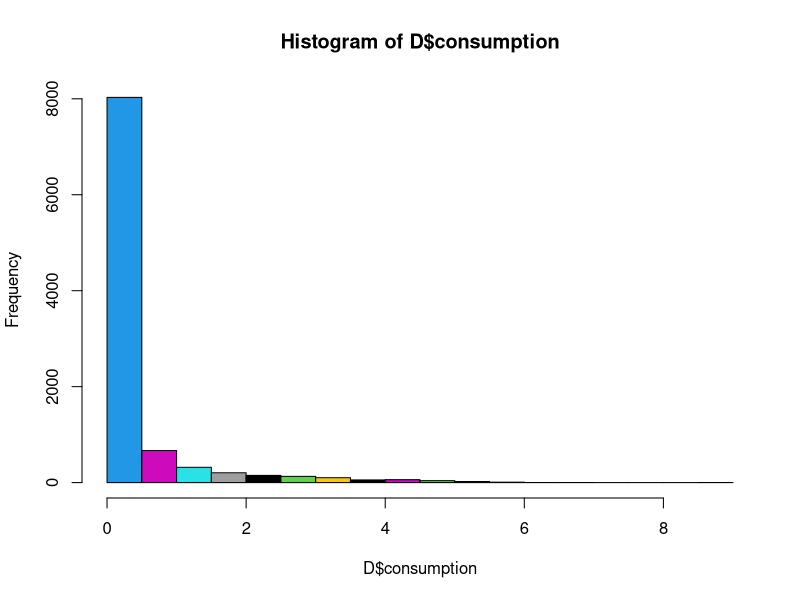
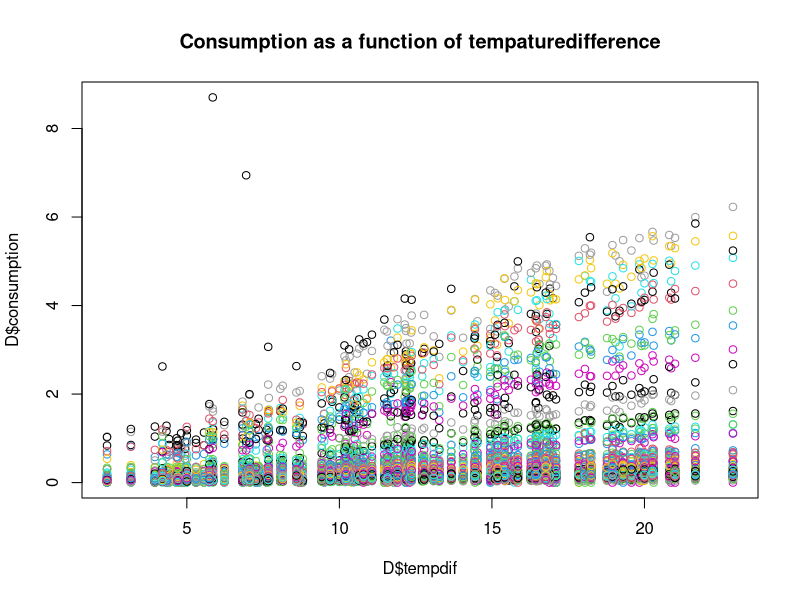
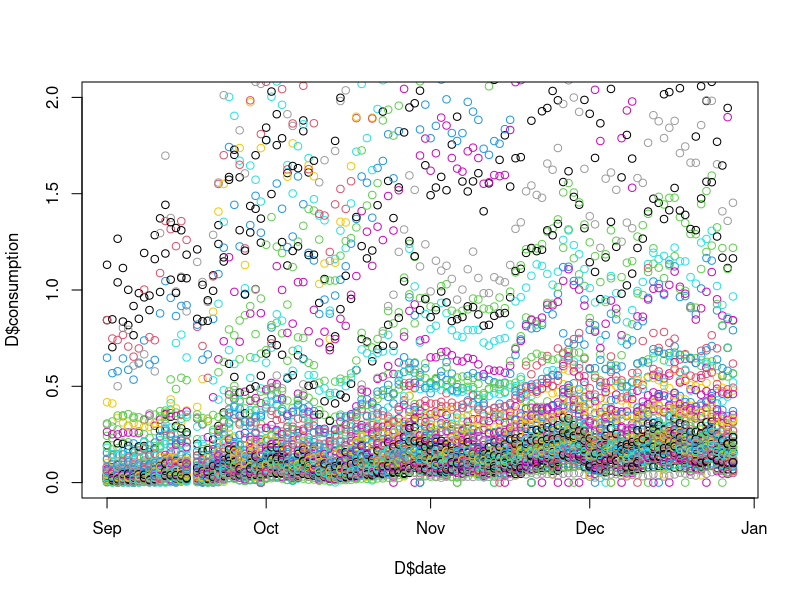
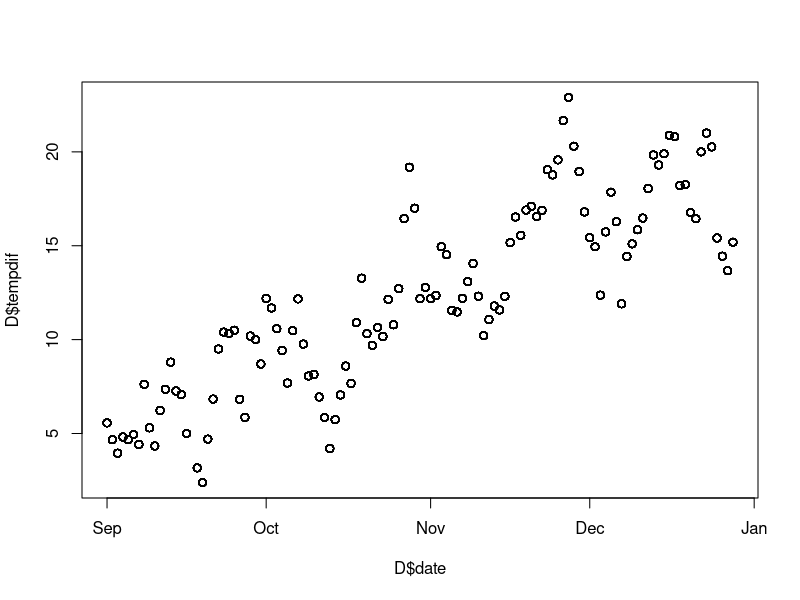
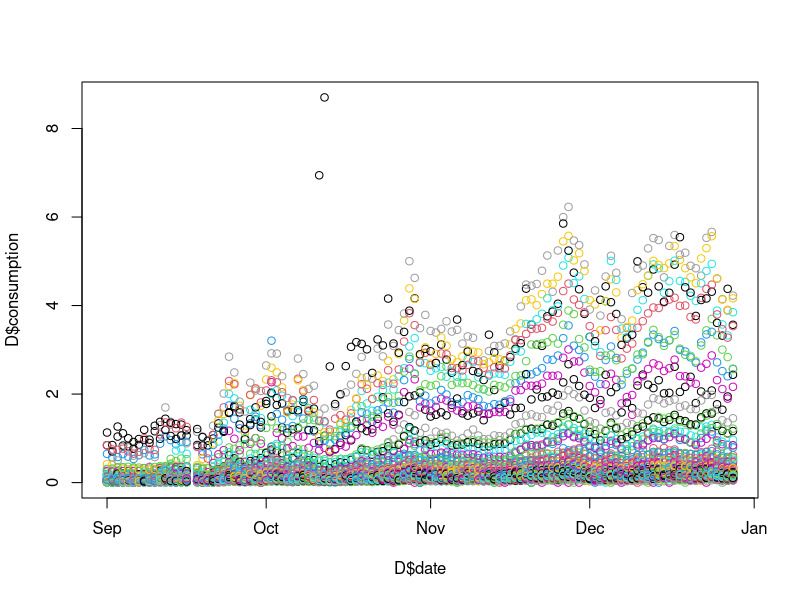
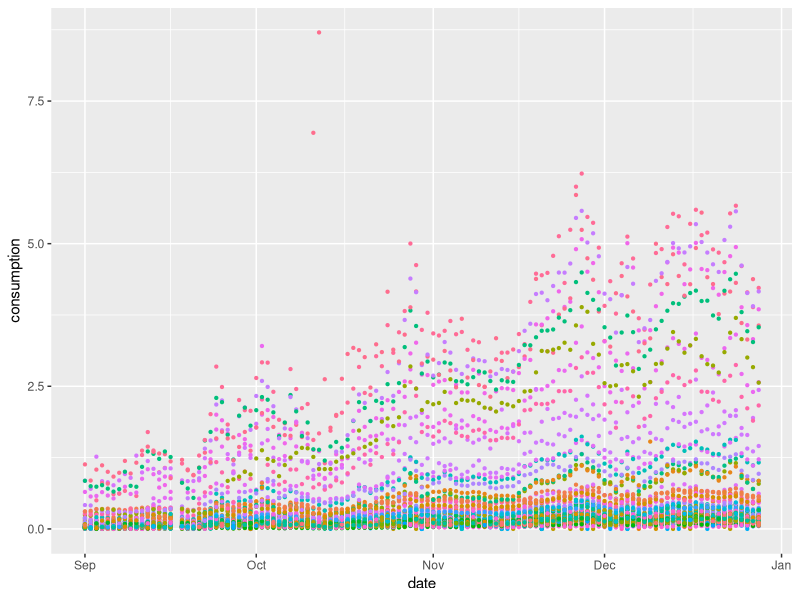
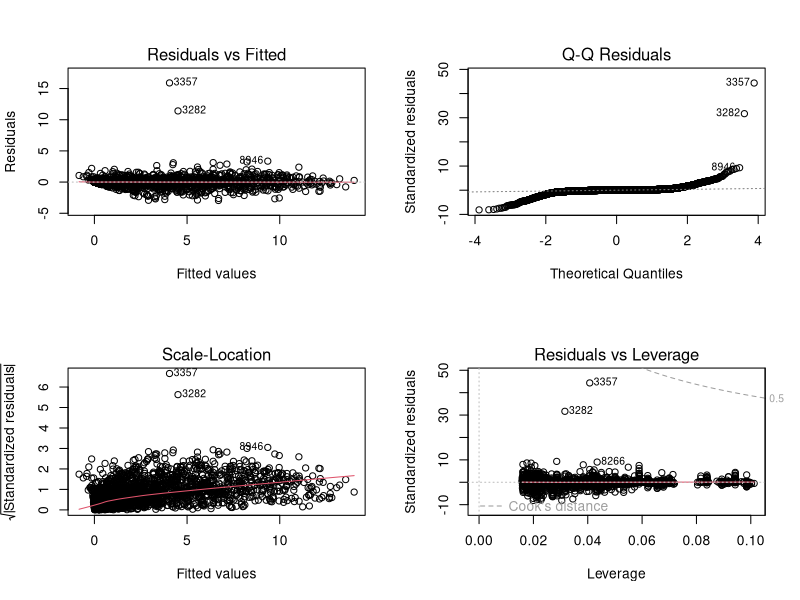
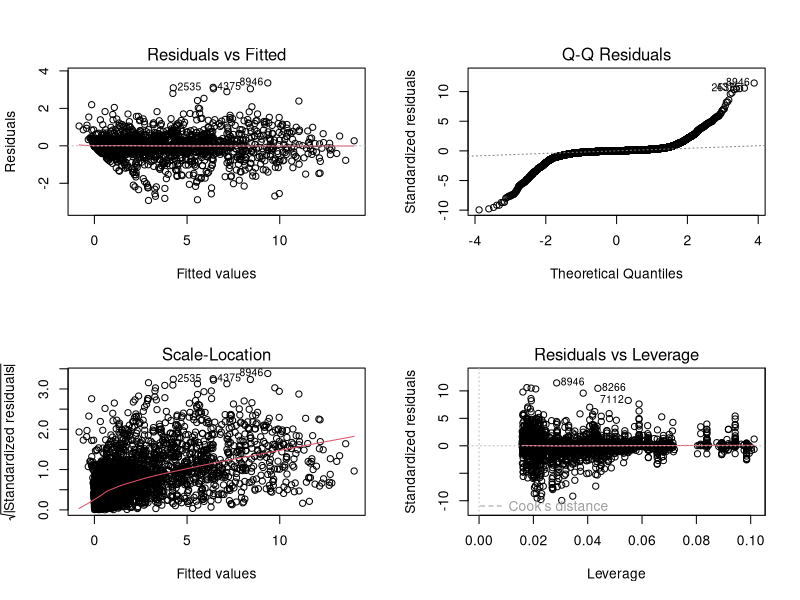

Here is the R script that generated these plots, in order: (Note: a time limit stopped this script after it produced the figures.)
#### Introduction ####
rm(list=ls())
library(tidyverse)
library(ggplot2)
library(car)
library(stringr)
library(xtable)

#### Loading the data ####
D <- read.csv("merged_data.csv", header=TRUE)

#### Changing the datatable #####
str(D)
D <- mutate(D,
                across(c(dir, cond, fog, rain, ID),factor)
)

D$date <- as.POSIXct(D$date, tz = "UTC")
str(D)

# Adding to temp difference column to the dataframe 
D$tempdif <- 21 - D$temp


#### Creating initalizing plots ####
# Pairplot of all variables 
#plot(D,col=D$ID,main="Pairsplot of dataframe")

# Histogram of consumptions in general 
hist(D$consumption,col=D$ID)

par(mfrow=c(1,1))
# Consumption as a function of temp ( slopes seem to depend on Ua (isolation))
#plot(D$consumption ~ D$temp, col=D$ID, main = "Consumption as a function of tempature")
plot(D$consumption ~ D$tempdif, col=D$ID, main = "Consumption as a function of tempaturedifference")
plot(D$consumption ~ D$date, ylim=c(0,2), col=D$ID)
plot(D$tempdif ~ D$date)
plot(D$consumption ~ D$date, col=D$ID)

ggplot(D,aes(x=date, y=consumption,col=ID)) + 
  geom_point(size=0.8) + theme(legend.position = "none") 
# shows date needs to be factorized in some sort of way


# Consumption as a function of hum 
#plot(D$consumption ~ D$hum, col=D$ID, main = "Consumption as a function of humidity")


# Box plot af consumption as a function of ID
#plot(D$consumption ~ D$ID, col=D$ID, main="Boxplot of consumption as a function of ID") 
#plot(D$consumption ~ D$ID, col=D$ID, main="Boxplot of consumption as a function of ID",ylim=c(0,1)) 

D <- select(D,!c("temp"))



# getting start/end_date int (mutating the date variable)
date <- mutate(D, dag=str_split_fixed(date,"-",3)[ ,3])
date <- mutate(date, start_or_end = ifelse(as.integer(dag)<15, "START","END")) %>% 
  mutate(start_or_end = factor(start_or_end))

# Trying one fit
#it <- lm(consumption~tempdif+ID+tempdif:start_or_end,date)
#Anova(fit)
#coplot(consumption ~ tempdif | start_or_end,date,col=date$ID)

# And another
#fit <- lm(consumption~tempdif+ID+tempdif:start_or_end +ID:tempdif:start_or_end,date)

#par(mfrow=c(2,2))
#plot(fit)

# Minimum model
mean_cons<- mean(D$consumption)
D <- mutate(date, std_cons=consumption/mean_cons)
D_no_clima <- select(D, ID,start_or_end, tempdif, std_cons)
fit <- lm(std_cons ~ .^4, D_no_clima)
drop1(fit,test="F")
new_fit <- step(fit, test="F",correlation = TRUE)
Anova(new_fit,correlation=TRUE)
drop1(new_fit)

# Looking for outliers
par(mfrow=c(2,2))
plot(new_fit)

# Removing outliers
remove <- c(3357,3282,3440)
D <- D[!(row.names(D) %in% remove ),]
D_no_clima<- D_no_clima[!(row.names(D_no_clima) %in% remove),]

fit <- lm(std_cons ~ (ID + start_or_end + tempdif)^4, D_no_clima)
par(mfrow=c(2,2))
plot(fit)
summary(fit)

# adding some clima
fit_clima <- step(update(fit, .~. + D$hum*D$wind_spd), test ="F")
anova(fit_clima, fit) # They are sig dif
AIC(fit_clima, fit) # fit_clima er bedre 
Anova(fit_clima)
plot(fit_clima)

# Adding MORE clima to the party
# with a maximum model
D_scope <- select(D, !c("date", "consumption","fog","rain","cond","dag", "vis", "dew_pt","dir"))

# Vi tager vis med da den er resultat af cond,fog og rain
par(mfrow=c(1,1))
Anova(lm(vis ~ cond + fog + rain,D))

fit_scope <- lm(std_cons~. ,D_scope)
new_fit <- step(fit_scope, scope = ~.^3 , k=log(nrow(D_scope)), test = "F")
#lm(formula = std_cons ~ ID + hum + wind_spd + pressure + tempdif + 
#start_or_end + ID:tempdif + tempdif:start_or_end + wind_spd:tempdif + 
#  hum:start_or_end + hum:pressure + wind_spd:pressure, data = D_scope)

# Makes no sense (but is significant)
f1 <- update(new_fit, .~. -hum:start_or_end)
Anova(new_fit)
f2 <- update(new_fit, .~. -tempdif:start_or_end )
Anova(new_fit)


summary(new_fit, correlation = T)

# dropping aliased coeff
nf <- update(.~.-dew_pt:tempdif,new_fit)





##########################################################ECTS


f <- update(fit, .~. + D$wind_spd*D$dir)
Anova(f)

# Fog i not significant
f <- update(f, .~. + D$fog*D$wind_spd)
Anova(f)
f <- update(f, .~. -D$fog:D$wind_spd)
Anova(f)

# Rain
f <- update(f, .~. +D$rain)
Anova(f)

#
f <- update(f, .~. +D$vis)
Anova(f)

f <- update(f, .~. +D$rain*D$vis)
Anova(f)
